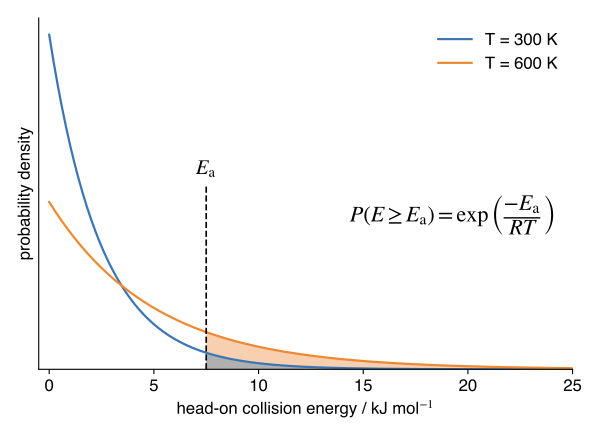

Write the Python code that produced this figure.
"""Figure 5.2: where the exponential factor in collision theory comes from.

Distribution of head-on collision energy (the part of the relative kinetic energy along the
line between the molecules' centres) across all collisions, at two temperatures. This
distribution is exactly exponential, so the shaded tail above Ea is exactly exp(-Ea/RT).
See the appendix "Derivation of the Exponential Energy Factor".

Writes maxwell_boltzmann.png (lecture notes) and maxwell_boltzmann.pdf (slides) next to
this script. Run with: python3 maxwell_boltzmann.py
"""
from pathlib import Path

import matplotlib
import numpy as np

matplotlib.use("Agg")
import matplotlib.pyplot as plt

plt.rcParams.update({
    "font.family": "Helvetica",
    "mathtext.fontset": "stix",
    "font.size": 12,
    "pdf.fonttype": 42,
})

R = 8.314e-3            # kJ K^-1 mol^-1
EA = 7.5                # kJ mol^-1; illustrative, small enough for the tails to be visible
TEMPS = (300, 600)      # K
COLOURS = {300: "#3b75b4", 600: "#ee8833"}
SHADES = {300: "#b0b0b0", 600: "#f8d0b0"}
E = np.linspace(0, 25, 2000)
OUT = Path(__file__).resolve().parent


def head_on(E, T):
    """Head-on collision energy across all collisions: p(E) = exp(-E/RT) / RT."""
    return np.exp(-E / (R * T)) / (R * T)


fig, ax = plt.subplots(figsize=(6, 4.4))
tail = E >= EA
for T in (600, 300):    # draw the larger (600 K) tail first so the 300 K tail sits on top
    ax.fill_between(E[tail], head_on(E[tail], T), color=SHADES[T], lw=0)
for T in TEMPS:
    ax.plot(E, head_on(E, T), color=COLOURS[T], lw=1.6, label=f"T = {T} K")
top = head_on(0, 300)
ax.plot([EA, EA], [0, 0.55 * top], "k--", lw=1.2)
ax.text(EA, 0.57 * top, r"$E_\mathrm{a}$", ha="center", va="bottom", fontsize=15)
ax.text(0.97, 0.42, r"$P(E \geq E_\mathrm{a}) = \exp\left(\dfrac{-E_\mathrm{a}}{RT}\right)$",
        transform=ax.transAxes, ha="right", fontsize=16)
for side in ("top", "right"):
    ax.spines[side].set_visible(False)
ax.set_yticks([])
ax.set_ylim(0, 1.05 * top)
ax.set_xlim(-0.5, 25)
ax.set_ylabel("probability density")
ax.set_xlabel(r"head-on collision energy / kJ mol$^{-1}$")
ax.legend(frameon=False, loc="upper right")
fig.tight_layout()
fig.savefig(OUT / "maxwell_boltzmann.png", dpi=200)
fig.savefig(OUT / "maxwell_boltzmann.pdf")
